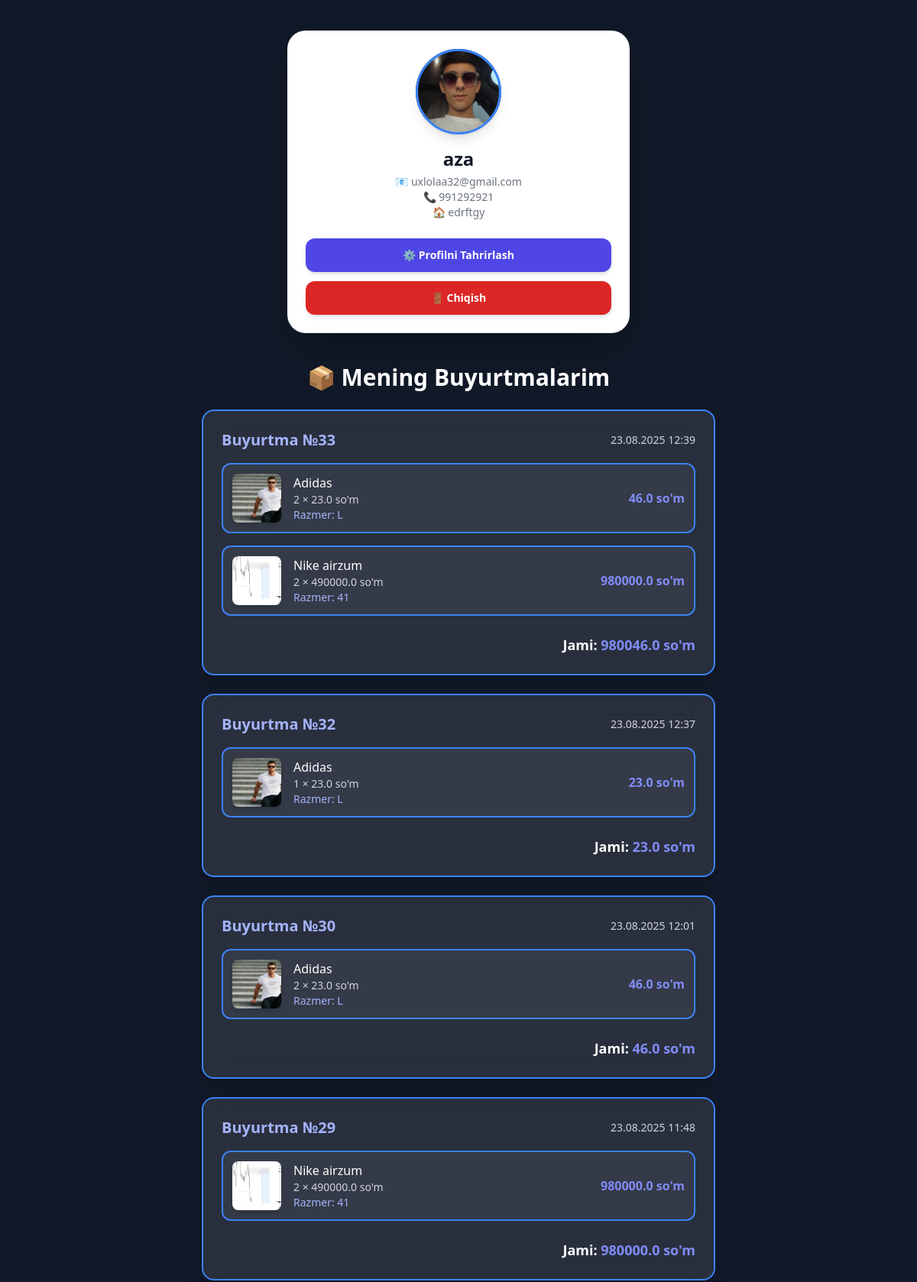
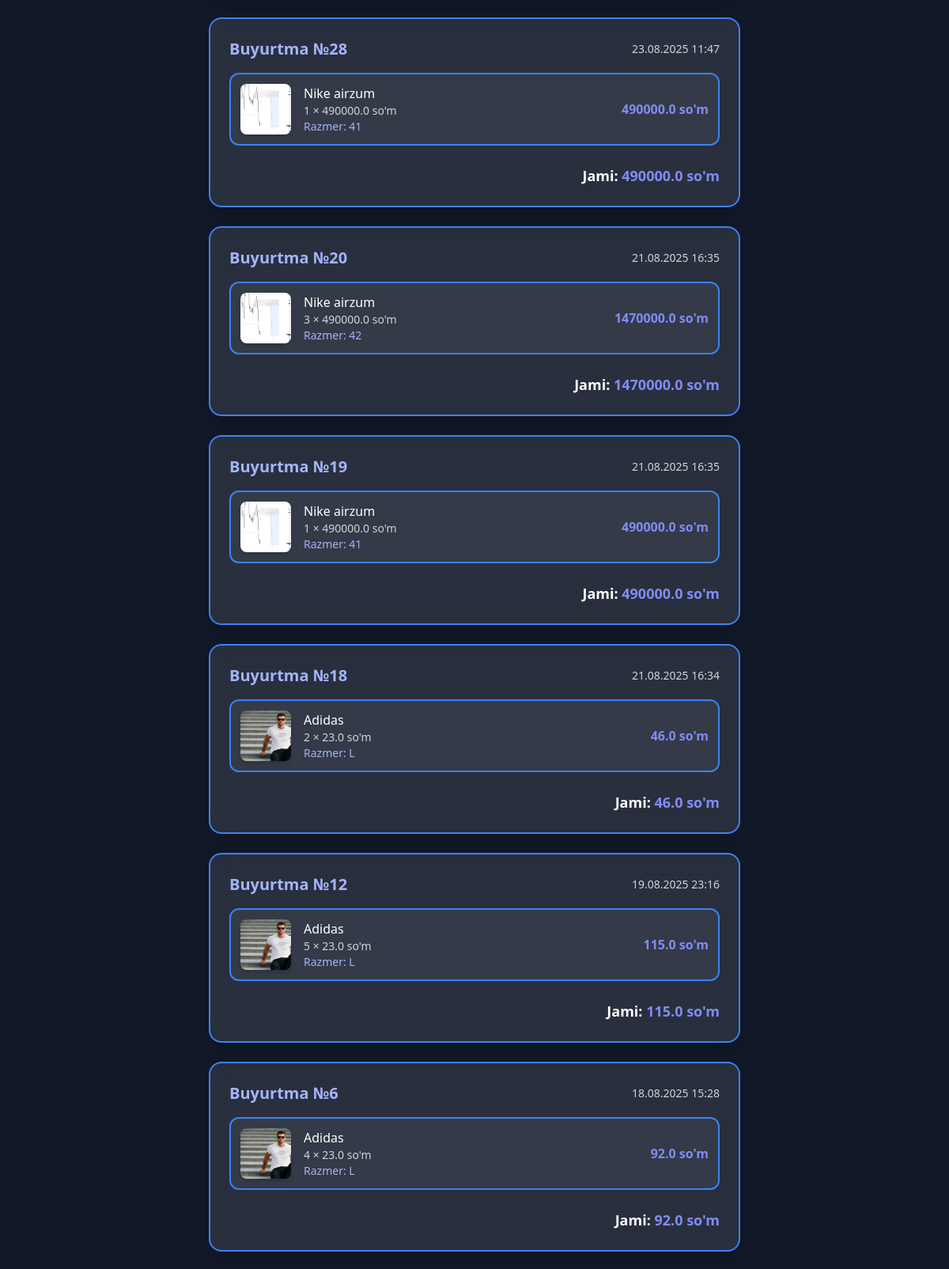
Page /user/profile/ (signed in, upper part) on the committed database (2 pictures, top to bottom).
### user/models.py (models this page shows, shortened)
class CustomUser(AbstractUser):
    phone = models.CharField(max_length=13, blank=True, null=True)
    address = models.TextField(blank=True, null=True)
    avatar = models.ImageField(upload_to='avatars/', blank=True, null=True)

### store/models.py (models this page shows, shortened)
class Order(models.Model):
    user = models.ForeignKey(settings.AUTH_USER_MODEL, on_delete=models.CASCADE, blank=True, null=True)
    customer_name = models.CharField(max_length=100)
    customer_phone = models.CharField(max_length=20)
    customer_address = models.CharField(max_length=255)
    created_at = models.DateTimeField(auto_now_add=True)
    data = models.JSONField(default=dict)

class Product(models.Model):
    CATEGORY_CHOICES = [
        ('krasovka', 'Krasovka'),
        ('shim', 'Shim'),
        ('kiyim', 'Kiyim'),
        ('kurtka', 'Kurtka'),
    ]
    name = models.CharField(max_length=255)
    category = models.CharField(max_length=50, choices=CATEGORY_CHOICES)
    image = ImageField(blank=True, manual_crop="")  # Uploadcare ImageField
    price = models.DecimalField(max_digits=10, decimal_places=2)

### user/views.py (the view)
# urls.py: path("profile/", views.profile, name="profile"),
@login_required
def profile(request):
    orders = Order.objects.filter(user=request.user).order_by("-created_at")
    for order in orders:
        total_price = 0
        data = order.data if isinstance(order.data, dict) else json.loads(order.data)
        for key, item in data.items():
            product = Product.objects.get(id=item['id'])
            item['name'] = product.name
            item['image'] = product.image.url
            item['price'] = float(product.price)
            item['total'] = item['price'] * int(item['qty'])
            total_price += item['total']
        order.data_items = data.values()  # 👈 template’da ishlatamiz
        order.total_price = total_price
    return render(request, 'user/profile.html', {'orders': orders})

### templates/user/profile.html (shortened to what this page needs)
<!DOCTYPE html>
<html lang="uz">
<head>
  <script src="https://cdn.tailwindcss.com"></script>
</head>
<body class="bg-gray-900 text-white">
  <div class="relative min-h-screen">
    <div class="relative z-10 px-4 sm:px-6 py-10">
      <div class="bg-white text-gray-900 rounded-3xl shadow-2xl p-6 text-center animate-fadeIn max-w-md mx-auto">
        <div class="relative w-28 h-28 mx-auto rounded-full shadow-lg">
          <div class="absolute inset-0 rounded-full border-[3px] border-blue-500 animate-glow"></div>
          <div class="w-full h-full rounded-full overflow-hidden">
            {% if user.avatar %}
            <img src="{{ user.avatar.url }}" alt="Avatar" class="w-full h-full object-cover">
            {% else %}
            <img src="https://via.placeholder.com/150" alt="Avatar" class="w-full h-full object-cover">
            {% endif %}
          </div>
        </div>
        <h2 class="mt-4 text-xl sm:text-2xl font-bold">{{ user.username }}</h2>
        <p class="text-gray-500 text-sm mt-1 break-words">📧 {{ user.email }}</p>
        <p class="text-gray-500 text-sm break-words">📞 {{ user.phone }}</p>
        <p class="text-gray-500 text-sm break-words">🏠 {{ user.address }}</p>
        <div class="mt-6 flex flex-col gap-3">
          <a href="{% url 'user:edit_profile' %}"
            class="w-full py-3 rounded-xl bg-indigo-600 text-white font-semibold shadow-md hover:bg-indigo-700 transition transform hover:scale-105 text-sm">
            ⚙️ Profilni Tahrirlash
          </a>
          <a href="{% url 'user:logout' %}"
            class="w-full py-3 rounded-xl bg-red-600 text-white font-semibold shadow-md hover:bg-red-700 transition transform hover:scale-105 text-sm">
            🚪 Chiqish
          </a>
        </div>
      </div>
      <h2 class="text-2xl sm:text-3xl font-bold text-center text-white mt-10 mb-6 animate-slideUp">
        📦 Mening Buyurtmalarim
      </h2>
      {% if orders %}
      <div class="space-y-6 max-w-2xl mx-auto">
        {% for order in orders %}
        <div
          class="neon-border bg-white/10 backdrop-blur-lg rounded-2xl shadow-xl p-6 animate-fadeIn hover:scale-[1.02] transition duration-300">
          <div class="flex justify-between items-center mb-4">
            <h3 class="text-lg sm:text-xl font-semibold text-indigo-300">
              Buyurtma №{{ order.id }}
            </h3>
            <span class="text-sm text-gray-300">
              {{ order.created_at|date:"d.m.Y H:i" }}
            </span>
          </div>
          <ul class="space-y-4">
            {% for item in order.data_items %}
            <li class="neon-border flex items-center gap-4 rounded-xl p-3 bg-white/5 hover:bg-white/10 transition">
              <div class="w-16 h-16 flex-shrink-0 rounded-lg overflow-hidden shadow-md">
                <img src="{{ item.image }}" alt="{{ item.name }}" class="w-full h-full object-cover">
              </div>
              <div class="flex-1">
                <p class="font-medium text-white">{{ item.name }}</p>
                <p class="text-gray-300 text-sm">{{ item.qty }} × {{ item.price }} so'm</p>
                {% if item.size %}
                <p class="text-indigo-300 text-sm">Razmer: {{ item.size }}</p>
                {% endif %}
              </div>
              <span class="font-semibold text-indigo-400">{{ item.total }} so'm</span>
            </li>
            {% endfor %}
          </ul>
          <div class="mt-6 text-right">
            <p class="text-lg font-bold text-white">
              Jami: <span class="text-indigo-400">{{ order.total_price }} so'm</span>
            </p>
          </div>
        </div>
        {% endfor %}
      </div>
      {% else %}
      <p class="text-center text-gray-400 text-lg mt-6 animate-fadeIn">
        Sizda hali buyurtmalar yo‘q.
      </p>
      {% endif %}
<br>

### templates/user/profile.html (style rules this page uses)
body { background: url("https://avatars.mds.yandex.net/i?id=5658726d9b781e9cd35f24d7a3b4e664_l-5233360-images-thumbs&n=13") no-repeat center center fixed; background-size: cover; }
.animate-fadeIn { animation: fadeIn 0.8s ease-out; }
.animate-slideUp { animation: slideUp 0.6s ease-out; }
.neon-border { border: 2px solid #3b82f6; animation: neon-glow 2s infinite alternate; }
.animate-glow { animation: glow 10s ease-in-out infinite; }
.animate-glow { animation: glow 2s ease-in-out infinite; }

### rows in the picture
CustomUser: avatar (picture), username "aza", email "uxlolaa32@gmail.com", phone "991292921", address "edrftgy"
Order: id "33", created_at "23.08.2025 12:39", qty "2" "2", price "23.0" "490000.0", size "L" "41", total "46.0" "980000.0", total_price "980046.0"
Product: name "Adidas" "Adidas" "Adidas" "Adidas" "Adidas" "Adidas"
Product: name "Nike airzum" "Nike airzum" "Nike airzum" "Nike airzum" "Nike airzum"
Order: id "32", created_at "23.08.2025 12:37", qty "1", price "23.0", size "L", total "23.0", total_price "23.0"
Order: id "30", created_at "23.08.2025 12:01", qty "2", price "23.0", size "L", total "46.0", total_price "46.0"
Order: id "29", created_at "23.08.2025 11:48", qty "2", price "490000.0", size "41", total "980000.0", total_price "980000.0"
Order: id "28", created_at "23.08.2025 11:47", qty "1", price "490000.0", size "41", total "490000.0", total_price "490000.0"
Order: id "20", created_at "21.08.2025 16:35", qty "3", price "490000.0", size "42", total "1470000.0", total_price "1470000.0"
Order: id "19", created_at "21.08.2025 16:35", qty "1", price "490000.0", size "41", total "490000.0", total_price "490000.0"
Order: id "18", created_at "21.08.2025 16:34", qty "2", price "23.0", size "L", total "46.0", total_price "46.0"
Order: id "12", created_at "19.08.2025 23:16", qty "5", price "23.0", size "L", total "115.0", total_price "115.0"
Order: id "6", created_at "18.08.2025 15:28", qty "4", price "23.0", size "L", total "92.0", total_price "92.0"
